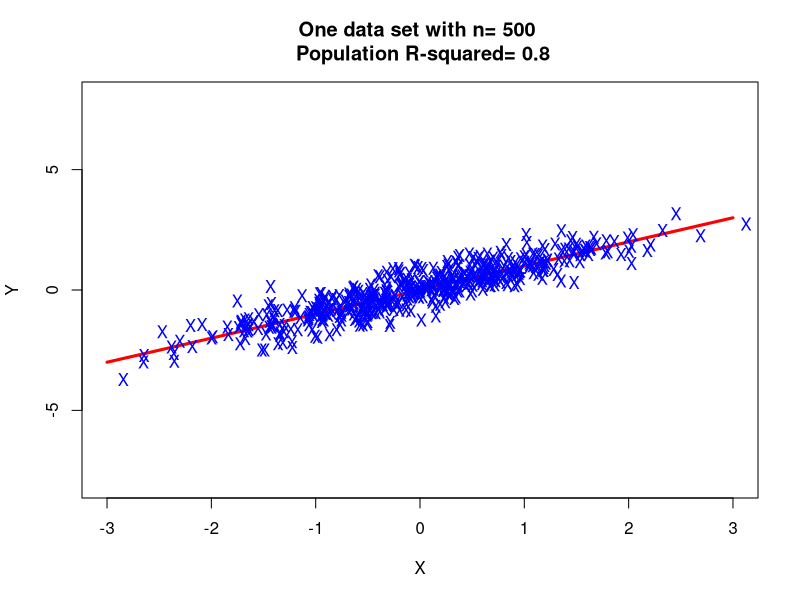
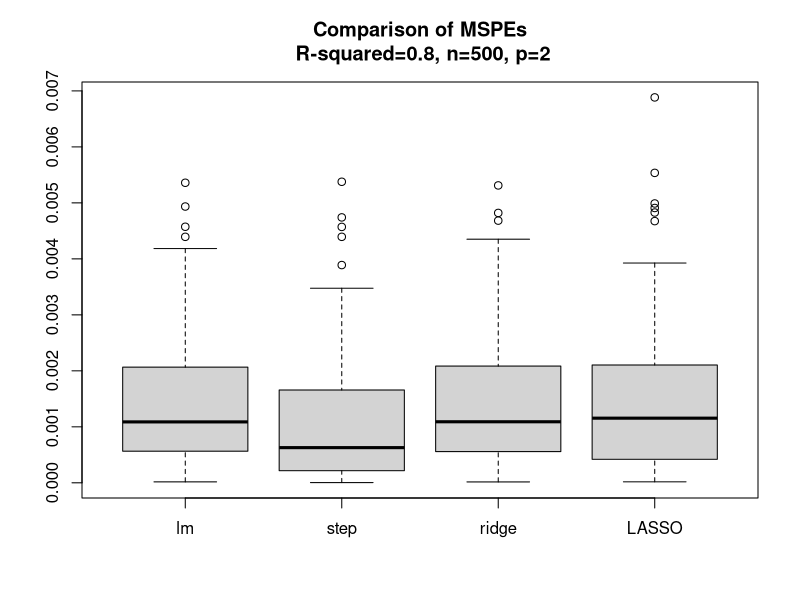
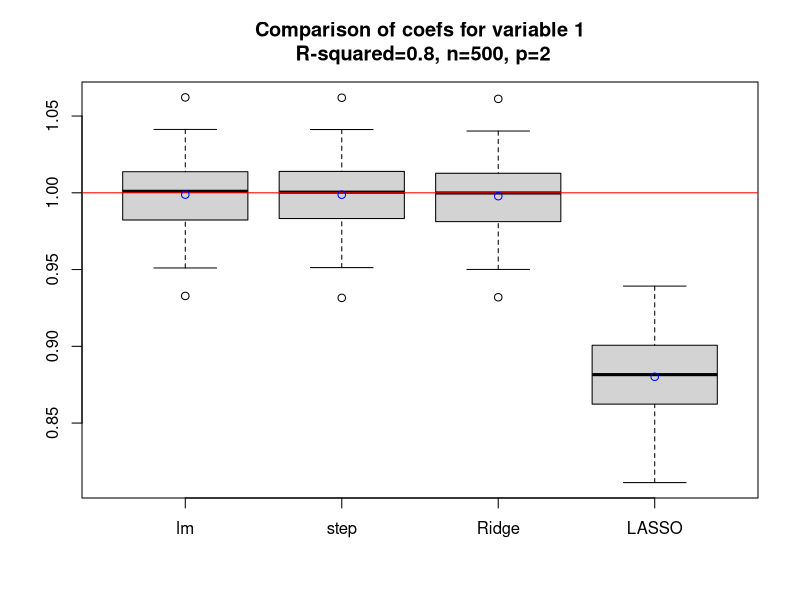
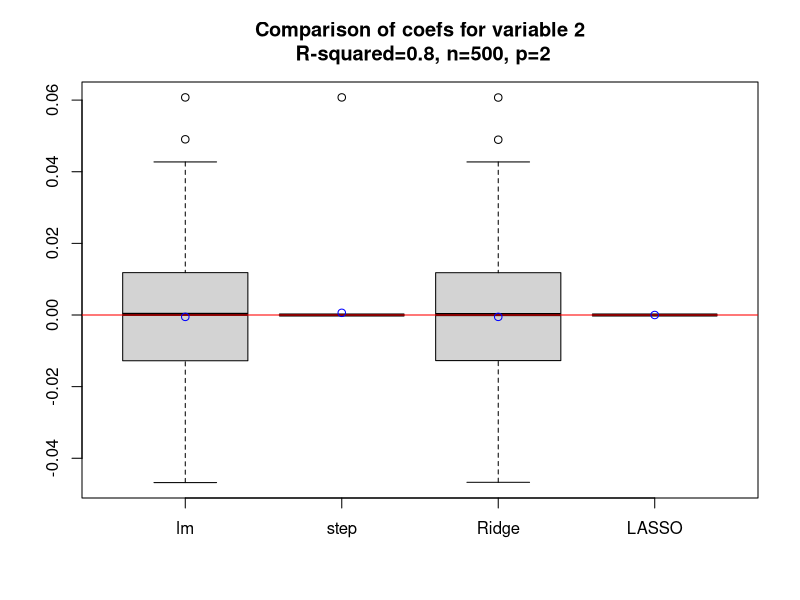
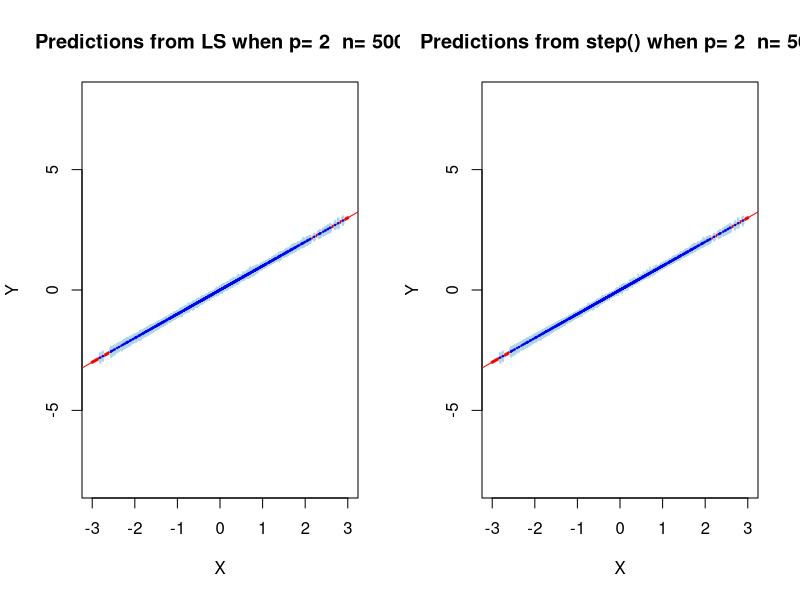
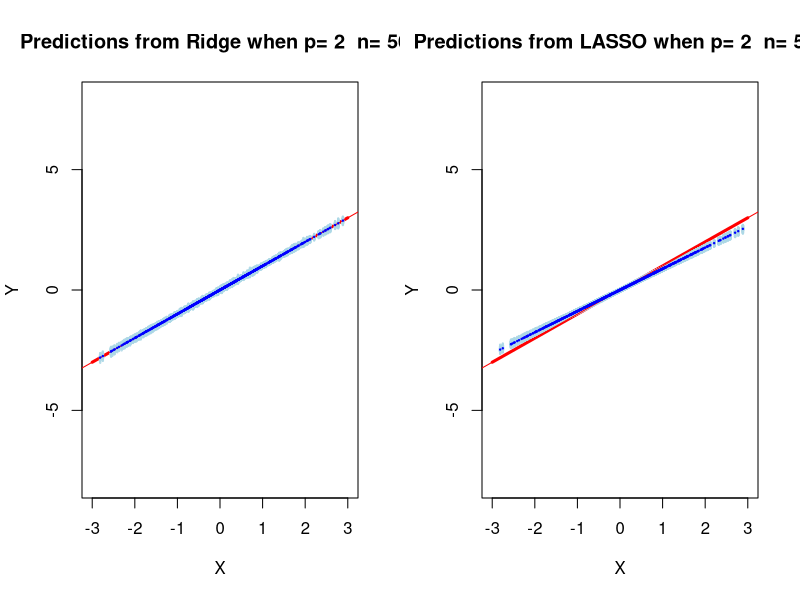

Generate these figures, in order, with R:
# Simulation to show bias & MSPE in variable selection and shrinkage

#- Generate data from lin reg model with 1 important var and 9 zeroes
#- Fit MLR and estimate all parameters --- show properties 
#- Use stepwise to select best model
#- Estimate parameters only if chosen, otherwise record 0
#- show properties
#- Use LASSO to select and estimate
#- Show properties

library(stringr)
library(glmnet)
library(MASS)

set.seed(3014312)
n = 500 #  PLAY WITH THIS NUMBER
p = 2 #  PLAY WITH THIS NUMBER
beta1 = 1
sigma = 0.5 # PLAY WITH THIS NUMBER
iter = 100

coefs.lm = matrix(NA, nrow=iter, ncol=p+1)
coefs.sw = matrix(NA, nrow=iter, ncol=p+1)
coefs.ri = matrix(NA, nrow=iter, ncol=p+1)
coefs.la = matrix(NA, nrow=iter, ncol=p+1)
MSPEs = matrix(NA, nrow=iter, ncol=4)
colnames(MSPEs) = c("LM", "STEP", "RIDGE", "LASSO")
testx1 = rnorm(n=1000)
testx = cbind(testx1, matrix(0, ncol=(p-1), nrow=length(testx1)))
testx.all = cbind(testx1, matrix(rnorm(n=(p-1)*length(testx1)), ncol=(p-1), nrow=length(testx1)))

noms = c("X1")
for(q in 2:p){
  noms = c(noms,paste0("X",q))
}

colnames(testx) = noms
colnames(testx.all) = colnames(testx)  
testy = testx1*beta1

#Example Data Set
x = matrix(rnorm(n=n*p), nrow=n)
eps = rnorm(n, 0, sigma)
y = beta1*x[,1] + eps

x11()
curve(expr=beta1*x, from=-3, to=3, 
      ylim=c(-8,8),
      col="red", lwd=3, xlab="X", ylab="Y",  
      main=paste("One data set with n=",n, "\n Population R-squared=",
                    round(1/(1+sigma^2),2)))
points(x=x[,1], y=y, pch="X", col="blue")

for(i in 1:iter){
  x = matrix(rnorm(n=n*p), nrow=n)
  eps = rnorm(n, 0, sigma)
  y = beta1*x[,1] + eps
  xydat = data.frame(y,x)
  mod.lm = lm(y~., data=xydat)
  coefs.lm[i,] = coef(mod.lm)

  step1 <- step(object=lm(y~1, data=xydat), scope=list(upper=mod.lm), direction="both",
                k = log(nrow(xydat)), trace=0)
  coef.locs = c(1, 1+as.numeric(str_remove_all(names(coef(step1))[-1], "X")))
  coefs.sw[i,] = 0
  coefs.sw[i,coef.locs] = coef(step1)

  ridgec <- lm.ridge(y ~., lambda = seq(0, 100, .05), data=xydat)
  coefs.ri[i,] = coef(ridgec)[which.min(ridgec$GCV),]

  cv.lasso.1 <- cv.glmnet(y=y, x= x, family="gaussian")
  coefs.la[i,] = coef(cv.lasso.1)[,1]
  
  pred.lm = predict(mod.lm, as.data.frame(testx.all))
  pred.sw = predict(step1, as.data.frame(testx.all))
  pred.ri = as.matrix(cbind(1,testx.all)) %*% coef(ridgec)[which.min(ridgec$GCV),]
  pred.la = predict(cv.lasso.1, testx.all, s="lambda.min")
  
  MSPEs[i,] = c(mean((testy-pred.lm)^2), 
                mean((testy-pred.sw)^2), 
                mean((testy-pred.ri)^2), 
                mean((testy-pred.la)^2))
  
}

#x11()
# #boxplot(MSPEs[,1:2], 
# #        main=paste0("Comparison of MSPEs\n R-squared=",
# #                    round(1/(1+sigma^2),2), ", n=",n,", p=",p),
# #        names=c("lm","step"))
# 
# #min.t = apply(MSPEs[,1:2],1,min)

#x11()
#boxplot(MSPEs[,1:2]/min.t, 
#        main=paste0("Comparison of Relative MSPEs\n R-squared=",
#                    round(1/(1+sigma^2),2), ", n=",n,", p=",p),
#        names=c("lm","step"))


#x11()
#boxplot(MSPEs[,1:3], 
#        main=paste0("Comparison of MSPEs\n R-squared=",
#                    round(1/(1+sigma^2),2), ", n=",n,", p=",p),
#        names=c("lm","step", "ridge"))

#min.t = apply(MSPEs[,1:3],1,min)

#x11()
#boxplot(MSPEs[,1:3]/min.t, 
#        main=paste0("Comparison of Relative MSPEs\n R-squared=",
#                    round(1/(1+sigma^2),2), ", n=",n,", p=",p),
#        names=c("lm","step", "ridge"))


x11()
boxplot(MSPEs, 
        main=paste0("Comparison of MSPEs\n R-squared=",
                    round(1/(1+sigma^2),2), ", n=",n,", p=",p),
        names=c("lm","step", "ridge","LASSO"))

#min.t = apply(MSPEs,1,min)

#x11()
#boxplot(MSPEs/min.t, 
#        main=paste0("Comparison of Relative MSPEs\n R-squared=",
#                    round(1/(1+sigma^2),2), ", n=",n,", p=",p),
#        names=c("lm","step", "ridge","LASSO"))


MSE = matrix(NA, nrow=p+1, ncol=4)
for(j in 2:3){ 
  truec = ifelse(j-1==1, 1, 0)

  x11(height=7, width=7)
  boxplot(cbind(coefs.lm[,j], coefs.sw[,j], coefs.ri[,j], coefs.la[,j]), 
          main=paste0("Comparison of coefs for variable ",j-1, 
                      "\n R-squared=",round(1/(1+sigma^2),2), ", n=",n,", p=",p),
          names=c("lm","step","Ridge", "LASSO"))
  abline(h=truec, col="red")
  points(x=1, y=mean(coefs.lm[,j]), col="blue")
  points(x=2, y=mean(coefs.sw[,j]), col="blue")
  points(x=3, y=mean(coefs.ri[,j]), col="blue")
  points(x=4, y=mean(coefs.la[,j]), col="blue")
  
#  x11(height=7, width=7)
#  boxplot(cbind(coefs.lm[,j], coefs.sw[,j], coefs.ri[,j]), 
#          main=paste0("Comparison of coefs for variable ",j-1, 
#                      "\n R-squared=",round(1/(1+sigma^2),2), ", n=",n,", p=",p),
#          names=c("lm","step","Ridge"))
#  abline(h=truec, col="red")
#  points(x=1, y=mean(coefs.lm[,j]), col="blue")
#  points(x=2, y=mean(coefs.sw[,j]), col="blue")
#  points(x=3, y=mean(coefs.ri[,j]), col="blue")
  
  MSE[j,]=round(c(mean((coefs.lm[,j]-truec)^2),
                  mean((coefs.sw[,j]-truec)^2),
                  mean((coefs.ri[,j]-truec)^2),
                  mean((coefs.la[,j]-truec)^2)), 3)
  
#  x11(height=7, width=7)
#  boxplot(cbind(coefs.lm[,j], coefs.sw[,j]), 
#          main=paste0("Comparison of coefs for variable ",j-1, 
#                      "\n R-squared=",round(1/(1+sigma^2),2), ", n=",n,", p=",p),
#          names=c("lm","step"))
#  abline(h=truec, col="red")
#  points(x=1, y=mean(coefs.lm[,j]), col="blue")
#  points(x=2, y=mean(coefs.sw[,j]), col="blue")
  
#  x11(h=5, w=10)
#  par(mfrow = c(1,2))
#  hist(coefs.lm[,j], breaks = seq(-2.25, 2.25, 0.5)+truec, ylim=c(0,100),
#       main=paste0("Histogram of beta-hat", j, " from LS"))
#  abline(v=truec, col="red")
#  abline(v=mean(coefs.lm[,j]), col="blue")
#  hist(coefs.sw[,j], breaks = seq(-2.25, 2.25, 0.5)+truec, ylim=c(0,100),
#       main=paste0("Histogram of beta-hat", j, " from Step"))
#  abline(v=truec, col="red")
#  abline(v=mean(coefs.sw[,j]), col="blue")

#  x11(h=5, w=10)
#  par(mfrow = c(1,2))
#  hist(coefs.ri[,j], breaks = seq(-2.25, 2.25, 0.5)+truec, ylim=c(0,100),
#       main=paste0("Histogram of beta-hat", j, " from Ridge"))
#  abline(v=truec, col="red")
#  abline(v=mean(coefs.ri[,j]), col="blue")
#  hist(coefs.la[,j], breaks = seq(-2.25, 2.25, 0.5)+truec, ylim=c(0,100),
#       main=paste0("Histogram of beta-hat", j, " from LASSO"))
#  abline(v=truec, col="red")
#  abline(v=mean(coefs.la[,j]), col="blue")
}
MSE

nonz = function(x){mean(x!=0)}
# Here are the proportion of nonzero estimates for Stepwise and LASSO
round(rbind(
  apply(X=coefs.lm, MARGIN=2, FUN=nonz),
  apply(X=coefs.sw, MARGIN=2, FUN=nonz),
  apply(X=coefs.la, MARGIN=2, FUN=nonz)), 2)


###############################################################
preds.ls.all = coefs.lm %*% t(cbind(1,testx.all))
preds.sw.all = coefs.sw %*% t(cbind(1,testx.all))
preds.ri.all = coefs.ri %*% t(cbind(1,testx.all))
preds.la.all = coefs.la %*% t(cbind(1,testx.all))

x11(h=7, w=12)
par(mfrow=c(1,2))

# Plot this line
curve(expr=beta1*x, from=-3, to=3, 
      ylim=c(-8,8),
      col="red", lwd=3, xlab="X", ylab="Y",  
      main=paste("Predictions from LS when p=",p, " n=",n))
for(i in 1:iter){
  points(x=testx1, y=preds.ls.all[i,], cex=0.2, col="lightblue")
}
abline(a=0, b=1, col="red")
meanp.ls.all = apply(preds.ls.all, 2, mean)
points(x=testx1, y=meanp.ls.all, cex=0.3, pch=20, col="blue")

# Plot this line
curve(expr=beta1*x, from=-3, to=3, 
      ylim=c(-8,8),
      col="red", lwd=3, xlab="X", ylab="Y",  
      main=paste("Predictions from step() when p=",p, " n=",n))
for(i in 1:iter){
  points(x=testx1, y=preds.sw.all[i,], cex=0.2, col="lightblue")
}
abline(a=0, b=1, col="red")
meanp.sw.all = apply(preds.sw.all, 2, mean)
points(x=testx1, y=meanp.sw.all, cex=0.3, pch=20, col="blue")


x11(h=7, w=12)
par(mfrow=c(1,2))

# Plot this line
curve(expr=beta1*x, from=-3, to=3, 
      ylim=c(-8,8),
      col="red", lwd=3, xlab="X", ylab="Y",  
      main=paste("Predictions from Ridge when p=",p, " n=",n))
for(i in 1:iter){
  points(x=testx1, y=preds.ri.all[i,], cex=0.2, col="lightblue")
}
abline(a=0, b=1, col="red")
meanp.ri.all = apply(preds.ri.all, 2, mean)
points(x=testx1, y=meanp.ri.all, cex=0.3, pch=20, col="blue")

# Plot this line
curve(expr=beta1*x, from=-3, to=3, 
      ylim=c(-8,8),
      col="red", lwd=3, xlab="X", ylab="Y",  
      main=paste("Predictions from LASSO when p=",p, " n=",n))
for(i in 1:iter){
  points(x=testx1, y=preds.la.all[i,], cex=0.2, col="lightblue")
}
abline(a=0, b=1, col="red")
meanp.la.all = apply(preds.la.all, 2, mean)
points(x=testx1, y=meanp.la.all, cex=0.3, pch=20, col="blue")

